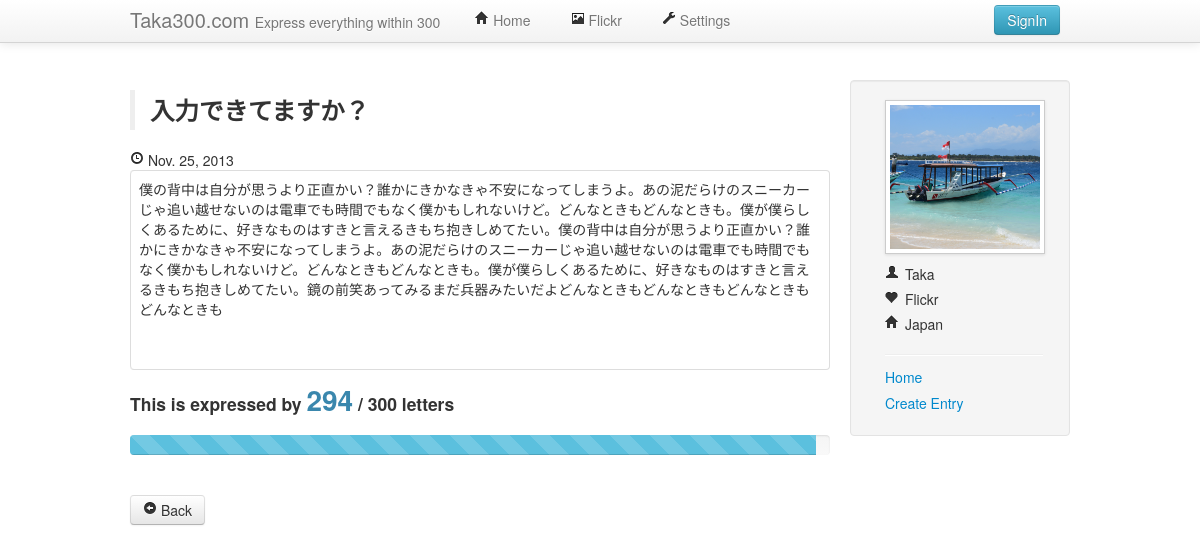
The app's page /blog/detail/8/ with its own data.
### blog/models.py (models this page shows, shortened)
class Entry(models.Model):
	title = models.CharField(max_length=100)
	content = models.TextField(max_length=1000)
	pub_date = models.DateField(auto_now=True)
	good = models.CharField(max_length=1000,blank=True)
	def amount_of_contents(self):
		num = int(len(self.content))
		return num
	def progress(self):
		num = int(len(self.content))
		numper = (float(num) / 300)*100
		text = '%s' % numper
		text = text + "%"
		text = "<div class=\"bar\" style=\"width:%s;\"></div>" % text
		return text

### static/templates/blog/entry_detail.html (shortened to what this page needs)
{% extends "base.html" %}
{% block entry_content %}
<blockquote>
<h3>{{ object.title }}</h3>
</blockquote>
	<td>
	<i class="icon-time"></i> {{ object.pub_date }}
	</td>
<table class="table table-bordered" style="background-color:#; width:700px; height:200px;">
	<tr>
	<td>
	{{ object.content|linebreaksbr }}
	</td>
	</tr>
</table>
    <div style="background-color:#; width:700px; height: 35px;" >
     <h4>This is expressed by  <span style="font-size:28px;" class="text-info">{{ entry.amount_of_contents }}</span> / 300 letters
      </h4>
	</div>
      <div style="padding-top:10px;">
      <div class="progress progress-info progress-striped">
      {{ entry.progress|safe }}
      </div>
    </div>
<br/>
<a href="{% url "list" %}" class="btn"><i class="icon-circle-arrow-left"></i>  Back</a>
{% endblock %}

### static/templates/base.html (shortened to what this page needs)
<!DOCTYPE html>
<html>
	<head>
		<link rel="stylesheet" href="{{ STATIC_URL }}bootstrap/css/bootstrap.css">
	</head>
	<body>
 	<div class="navbar navbar-fixed-top">
 		<div class="navbar-inner">
			<div class="container">
				<a class="brand" href="/blog/">Taka300.com <span style="font-size:14px;">Express everything within 300</span>
				</a>
				<div class="container nav-collapse">
					<ul class="nav">
						<li><a href="/blog/"><i class="icon-home"></i> Home</a></li>
					</ul>
					<ul class="nav">
						<li><a href="http://www.flickr.com/photos/taka300/" target="_blank"><i class="icon-picture"></i> Flickr</a></li>
					</ul>
					<ul class="nav">
						<li><a href="/blog/login/"><i class="icon-wrench"></i> Settings</a></li>
					</ul>
					{% if user.is_anonymous %}
					<ul class="nav" style="float:right;">
						<a href="/blog/login/" class='btn btn-info'>SignIn</a>
					</ul>
					{% endif %}
				</div>
			</div>
 		</div>
 	</div>
 	<div class="container">
 		<div class="content">
 			<div class="row">
 				<div class="span9">
 					{% block main %}
 					{% block entry_content %}
 					{% endblock entry_content %}
 					{% endblock main %}
 				</div>
 				<div class="span3">
 					<div class="well sidebar-nav">
 						<ul class="nav nav-list">
 							<img src="{{ STATIC_URL }}images/profile.png" class="img-polaroid">
 							<div class="profile_box" style="width:158px; height:100px; margin-top:10px;">
 							<ul class="unstyled">
 								<li style="margin-top:5px;"><i class="icon-user"></i> Taka</li>
 								<li style="margin-top:5px;"><i class="icon-heart"></i> Flickr</li>
 								<li style="margin-top:5px;"><i class="icon-home"></i> Japan</li>
 							</ul>
 							<hr>
 							</div>
 							<li><a href="/blog/">Home</a></li>
 							<li><a href="{% url "create" %}">Create Entry</a></li>
 						</ul>
 					</div>
 				</div>
 			</div>
 		</div>
 	</div>
        </body>
      </html>
	</body>

### static/templates/base.html (style rules this page uses)
.content { padding-top: 80px; }

### records on screen
Entry: title "入力できてますか？", pub_date "Nov. 25, 2013", content "僕の背中は自分が思うより正直かい？誰かにきかなきゃ不安になってしまうよ。あの泥だらけのスニーカーじゃ追い越せないのは電車でも時間でもなく僕かもしれないけど。どんなときもどんなときも。僕が僕らしくあるために、好きなものはすきと言えるきもち抱きしめてたい。僕の背中は自分が思うより正直かい？誰かにきかなきゃ不安になってしまうよ。あの泥だらけのスニーカーじゃ追い越せないのは電車でも時間でもなく僕かもしれないけど。どんなときもどんなときも。僕が僕らしくあるために、好きなものはすきと言えるきもち抱きしめてたい。鏡の前笑あってみるまだ兵器みたいだよどんなときもどんなときもどんなときもどんなときも", amount_of_contents "294"
